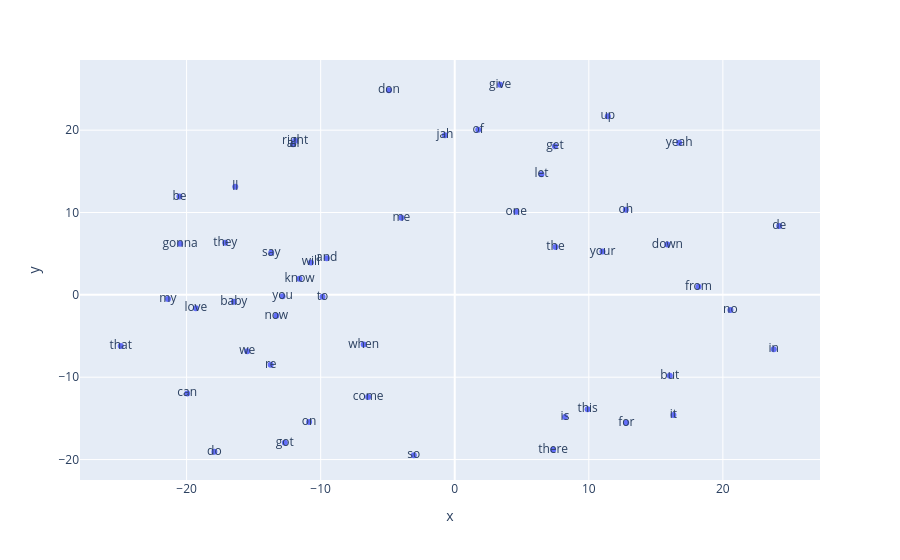

Notebook code cell kept with this figure:
### Code cell
# Graficar los embedddings en 2D
import plotly.graph_objects as go
import plotly.express as px

vecs, labels = reduce_dimensions(w2v_model)

# Elijo 50 palabras
MAX_WORDS=50
fig = px.scatter(x=vecs[:MAX_WORDS,0], y=vecs[:MAX_WORDS,1], text=labels[:MAX_WORDS])
fig.show()

### Figure 1 — Plotly figure (JSON) as saved in the notebook; plotly's stock layout.template omitted (floating-point values rounded to 4 significant figures)
{"data": [{"hovertemplate": "x=%{x}<br>y=%{y}<br>text=%{text}<extra></extra>", "legendgroup": "", "marker": {"color": "#636efa", "symbol": "circle"}, "mode": "markers+text", "name": "", "orientation": "v", "showlegend": false, "text": ["you", "the", "to", "and", "it", "no", "we", "in", "oh", "me", "be", "love", "is", "of", "yeah", "all", "don", "so", "your", "my", "on", "for", "up", "now", "down", "right", "one", "can", "re", "that", "say", "this", "they", "know", "do", "gonna", "but", "jah", "when", "got", "de", "get", "come", "let", "baby", "there", "will", "give", "ll", "from"], "type": "scatter", "x": [-12.84, 7.518, -9.859, -9.543, 16.31, 20.56, -15.48, 23.8, 12.76, -3.979, -20.53, -19.31, 8.224, 1.75, 16.74, -12.06, -4.911, -3.054, 11.02, -21.39, -10.86, 12.79, 11.42, -13.31, 15.86, -11.91, 4.586, -19.95, -13.73, -24.91, -13.69, 9.911, -17.12, -11.58, -17.93, -20.48, 16.04, -0.7291, -6.791, -12.67, 24.21, 7.477, -6.459, 6.465, -16.48, 7.339, -10.72, 3.384, -16.37, 18.18], "xaxis": "x", "y": [-0.1849, 5.818, -0.2228, 4.455, -14.61, -1.847, -6.848, -6.593, 10.34, 9.366, 11.93, -1.626, -14.83, 20.05, 18.48, 18.29, 24.84, -19.48, 5.255, -0.5118, -15.45, -15.54, 21.68, -2.544, 6.106, 18.72, 10.11, -11.97, -8.501, -6.202, 5.114, -13.88, 6.322, 1.962, -19.05, 6.219, -9.835, 19.39, -6.043, -17.98, 8.361, 18.06, -12.42, 14.65, -0.8497, -18.81, 3.934, 25.52, 13.14, 0.9807], "yaxis": "y"}], "layout": {"autosize": true, "legend": {"tracegroupgap": 0}, "margin": {"t": 60}, "xaxis": {"anchor": "y", "autorange": true, "domain": [0, 1], "range": [-28.07, 27.36], "title": {"text": "x"}, "type": "linear"}, "yaxis": {"anchor": "x", "autorange": true, "domain": [0, 1], "range": [-22.96, 29.0], "title": {"text": "y"}, "type": "linear"}}}
